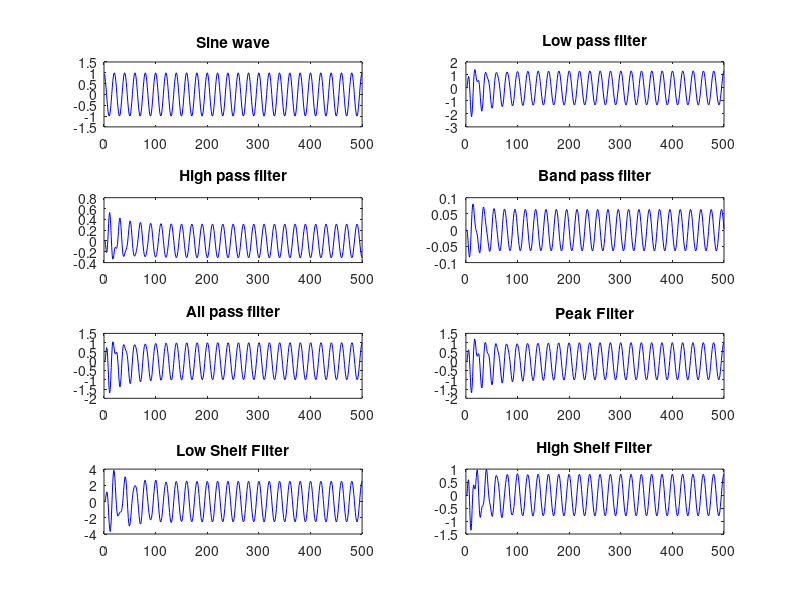

Reproduce this figure in MATLAB.
% http://shepazu.github.io/Audio-EQ-Cookbook/audio-eq-cookbook.html

function retval = gensin2 ()

fext = 0.05;
f0 = 0.1;
Q = 10;
A = sqrt(2.0);

n = 500;

%rd = @(x) floor(32768*x)/32768;
rd = @(x) x;

a = sin(2*pi*f0)/(2*Q);

sinea0 = 1;
sinea1 = -2*cos(2*pi*fext);
sinea2 = 1;
s(1)=rd(cos(2*pi*fext));
s(2)=rd(cos(4*pi*fext));

lpf = zeros(1,n);
lpfb0 = (1-cos(2*pi*f0))/2;
lpfb1 = (1-cos(2*pi*f0));
lpfb2 = (1-cos(2*pi*f0))/2;
lpfa0 = 1+a;
lpfa1 = -2*cos(2*pi*f0);
lpfa2 = 1-a;

hpf = zeros(1,n);
hpfb0 = (1+cos(2*pi*f0))/2;
hpfb1 = -(1+cos(2*pi*f0));
hpfb2 = (1+cos(2*pi*f0))/2;
hpfa0 = 1+a;
hpfa1 = -2*cos(2*pi*f0);
hpfa2 = 1-a;

bpf = zeros(1,n);
bpfb0 = a;
bpfb1 = 0;
bpfb2 = -a;
bpfa0 = 1+a;
bpfa1 = -2*cos(2*pi*f0);
bpfa2 = 1-a;

apf = zeros(1,n);
apfb0 = 1-a;
apfb1 = -2*cos(2*pi*f0);
apfb2 = 1+a;
apfa0 = 1+a;
apfa1 = -2*cos(2*pi*f0);
apfa2 = 1-a;

peakf = zeros(1,n);
peakfb0 = 1+a*A;
peakfb1 = -2*cos(2*pi*f0);
peakfb2 = 1-a*A;
peakfa0 = 1+a/A;
peakfa1 = -2*cos(2*pi*f0);
peakfa2 = 1-a/A;

lowshelff = zeros(1,n);
lowshelffb0 = A*((A+1)-(A-1)*cos(2*pi*f0)+2*sqrt(A)*a);
lowshelffb1 = 2*A*((A-1)-(A+1)*cos(2*pi*f0));
lowshelffb2 = A*((A+1)-(A-1)*cos(2*pi*f0)-2*sqrt(A)*a);
lowshelffa0 = (A+1)+(A-1)*cos(2*pi*f0)+2*sqrt(A)*a;
lowshelffa1 = -2*((A-1)+(A+1)*cos(2*pi*f0));
lowshelffa2 = (A+1)+(A-1)*cos(2*pi*f0)-2*sqrt(A)*a;

highshelff = zeros(1,n);
highshelffb0 = A*((A+1)+(A-1)*cos(2*pi*f0)+2*sqrt(A)*a);
highshelffb1 = -2*A*((A-1)+(A+1)*cos(2*pi*f0));
highshelffb2 = A*((A+1)+(A-1)*cos(2*pi*f0)-2*sqrt(A)*a);
highshelffa0 = (A+1)-(A-1)*cos(2*pi*f0)+2*sqrt(A)*a;
highshelffa1 = 2*((A-1)-(A+1)*cos(2*pi*f0));
highshelffa2 = (A+1)-(A-1)*cos(2*pi*f0)-2*sqrt(A)*a;

for it=3:n
  % Goetzel sinewave generation
  s(it) = rd(-(sinea1/sinea0)*s(it-1)-(sinea2/sinea0)*s(it-2));
  % Low-pass filter
  lpf(it) = rd((lpfb0/lpfa0)*s(it) + (lpfb1/lpfa0)*s(it-1) + (lpfb2/lpfa0)*s(it-2) - (lpfa1/lpfa0)*lpf(it-1) - (lpfa2/lpfa0)*lpf(it-2));
  % High-pass filter
  hpf(it) = rd((hpfb0/hpfa0)*s(it) + (hpfb1/hpfa0)*s(it-1) + (hpfb2/hpfa0)*s(it-2) - (hpfa1/hpfa0)*hpf(it-1) - (hpfa2/hpfa0)*hpf(it-2));
  % Band-pass filter
  bpf(it) = rd((bpfb0/bpfa0)*s(it) + (bpfb1/bpfa0)*s(it-1) + (bpfb2/bpfa0)*s(it-2) - (bpfa1/bpfa0)*bpf(it-1) - (bpfa2/bpfa0)*bpf(it-2));
  % All-pass filter
  apf(it) = rd((apfb0/apfa0)*s(it) + (apfb1/apfa0)*s(it-1) + (apfb2/apfa0)*s(it-2) - (apfa1/apfa0)*apf(it-1) - (apfa2/apfa0)*apf(it-2));
  % Peaking EQ filter
  peakf(it) = rd((peakfb0/peakfa0)*s(it) + (peakfb1/peakfa0)*s(it-1) + (peakfb2/peakfa0)*s(it-2) - ...
                 (peakfa1/peakfa0)*peakf(it-1) - (peakfa2/peakfa0)*peakf(it-2));
  % Low Shelf Filter
  lowshelff(it) = rd((lowshelffb0/lowshelffa0)*s(it) + (lowshelffb1/lowshelffa0)*s(it-1) + (lowshelffb2/lowshelffa0)*s(it-2) - ...
                     (lowshelffa1/lowshelffa0)*lowshelff(it-1) - (lowshelffa2/lowshelffa0)*lowshelff(it-2));
  % High Shelf Filter
  highshelff(it) = rd((highshelffb0/highshelffa0)*s(it) + (highshelffb1/highshelffa0)*s(it-1) + (highshelffb2/highshelffa0)*s(it-2) - ...
                      (highshelffa1/highshelffa0)*highshelff(it-1) - (highshelffa2/highshelffa0)*highshelff(it-2));
end

figure(1);
subplot(4,2,1);
plot(1:n,s,'b-');
title('Sine wave');
subplot(4,2,2);
plot(1:n,lpf,'b-');
title('Low pass filter');
subplot(4,2,3);
plot(1:n,hpf,'b-');
title('High pass filter');
subplot(4,2,4);
plot(1:n,bpf,'b-');
title('Band pass filter');
subplot(4,2,5);
plot(1:n,apf,'b-');
title('All pass filter');
subplot(4,2,6);
plot(1:n,peakf,'b-');
title('Peak Filter');
subplot(4,2,7);
plot(1:n,lowshelff,'b-');
title('Low Shelf Filter');
subplot(4,2,8);
plot(1:n,highshelff,'b-');
title('High Shelf Filter');


endfunction
